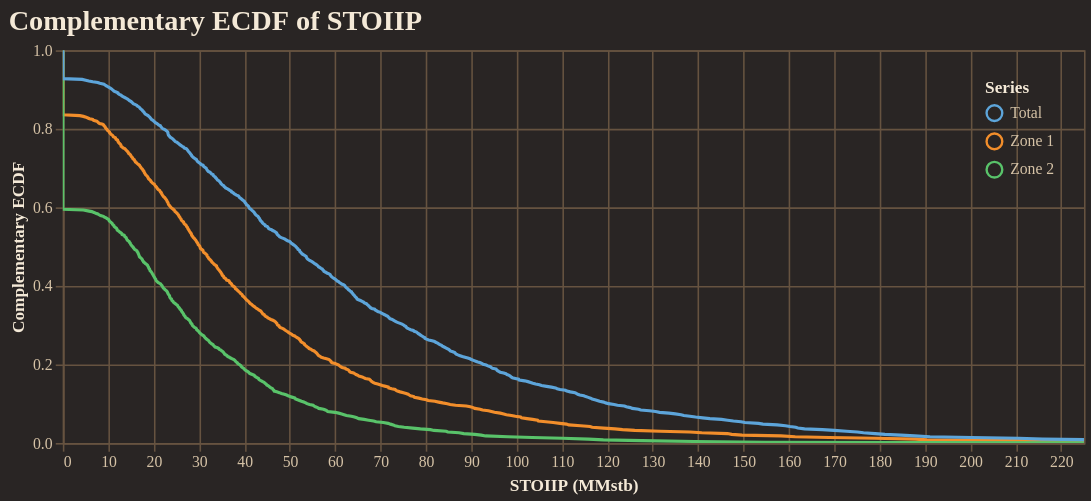

The cell this chart's notebook holds for it:
### Code cell
fig = reporter.plotter.prospect_volumetric_ecdf_plot(
    figsize=(650, 250),
    backend=PLOTTING_BACKEND
)
fig.show()

### Figure 1 — Vega-Lite specification as saved in the notebook (floating-point values rounded to 4 significant figures; data arrays with more than 128 entries replaced by an {"elided": "..."} marker saying what was removed)
{"config": {"background": "#292524", "view": {"fill": "#292524", "stroke": "#665340"}, "title": {"color": "#f4e9d7", "font": "Merriweather", "fontSize": 18, "fontWeight": 600, "subtitleColor": "#d5c2a6", "anchor": "start"}, "axis": {"domainColor": "#665340", "gridColor": "#665340", "tickColor": "#665340", "labelColor": "#d5c2a6", "titleColor": "#f4e9d7", "labelFont": "Merriweather", "titleFont": "Merriweather"}, "legend": {"titleColor": "#f4e9d7", "labelColor": "#d5c2a6", "labelFont": "Merriweather", "titleFont": "Merriweather", "orient": "top-right", "symbolType": "circle"}, "header": {"labelColor": "#d5c2a6", "titleColor": "#f4e9d7", "labelFont": "Merriweather", "titleFont": "Merriweather"}, "mark": {"color": "#c78d3b"}, "line": {"color": "#c78d3b"}, "bar": {"color": "#c78d3b"}, "point": {"color": "#ddb06d"}, "area": {"color": "#c78d3b", "opacity": 0.35}, "text": {"color": "#f4e9d7", "font": "Merriweather"}, "range": {"category": ["#5DA5DA", "#F28E2B", "#59C36A", "#E15759", "#B07AA1", "#4ECDC4", "#FF9DA7", "#EDC948"]}}, "layer": [{"mark": {"type": "line", "clip": true, "strokeWidth": 2}, "encoding": {"color": {"field": "series", "title": "Series", "type": "nominal"}, "tooltip": [{"field": "series", "title": "Series", "type": "nominal"}, {"field": "stoiip_mmstb", "format": ",.2f", "title": "STOIIP (MMstb)", "type": "quantitative"}, {"field": "exceedance_probability", "format": ".3f", "title": "Exceedance", "type": "quantitative"}], "x": {"field": "stoiip_mmstb", "title": "STOIIP (MMstb)", "type": "quantitative"}, "y": {"field": "exceedance_probability", "scale": {"domain": [0, 1]}, "title": "Complementary ECDF", "type": "quantitative"}}}], "data": {"name": "data-613c0b0c8a5008ba3ca58e0a56e66206"}, "encoding": {"x": {"field": "stoiip_mmstb", "scale": {"domain": [0, 225.0]}, "type": "quantitative"}}, "height": 250, "title": "Complementary ECDF of STOIIP", "width": 650, "$schema": "https://vega.github.io/schema/vega-lite/v5.20.1.json", "datasets": {"data-613c0b0c8a5008ba3ca58e0a56e66206": {"elided": "1500 records"}}}
